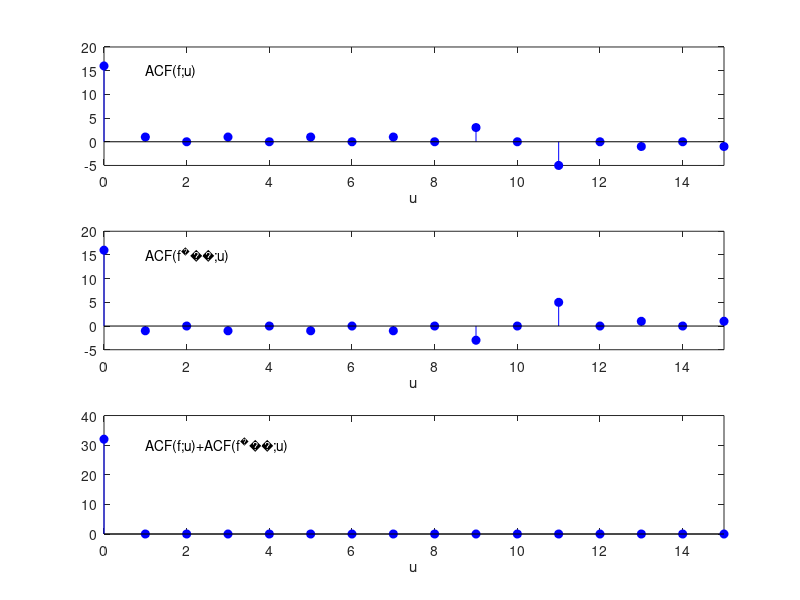

Recreate this plot in MATLAB.
%aperiodic correlation
clc;
clear all;
close all;

x1 = [-1 -1 -1 1 -1 -1 1 -1 -1 -1 -1 1 1 1 -1 1];
x2 = [-1 1 -1 -1 -1 1 1 1 -1 1 -1 -1 1 -1 -1 -1];

length = 16;
u = 0 : 1 : (length - 1);


for t = 1 : length %autocorrelation %delay t
    ans1(t) = 0;
    if t == length
        ans1(t) = length;
    end    
    for i = 1 : (length - t)
        ans1(t) = ans1(t) + x1(i) * x1(i + t);
    end
end

for t = 1 : length %autocorrelation %delay t
    ans2(t) = 0;
    if t == length
        ans2(t) = length;
    end    
    for i = 1 : (length - t)
        ans2(t) = ans2(t) + x2(i) * x2(i + t);
    end
end

for t = 1 : length %autocorrelation %delay t
    ans(t) = 0;
    ans1(t) = 0;
    ans2(t) = 0;
    if t == length
        ans1(t) = length;
        ans2(t) = length;
        ans(t) = ans1(t) + ans2(t);
    end    
    for i = 1 : (length - t)
        ans1(t) = ans1(t) + x1(i) * x1(i + t);
        ans2(t) = ans2(t) + x2(i) * x2(i + t);
        ans(t) = ans1(t) + ans2(t);
    end
end


ans1 = circshift(ans1 , 1);
ans2 = circshift(ans2 , 1);
ans = circshift(ans , 1);

subplot(3,1,1);
stem(u , ans1 , '-ob' , 'filled');
txt = 'ACF(f;u)';
text(1 , 15 , txt); 
yticks([-5 : 5 : 20]);
axis([0 15 -5 20]);
xlabel('u');

subplot(3,1,2);
stem(u , ans2 , '-ob' , 'filled');
txt = 'ACF(f^，;u)';
text(1 , 15 , txt); 
yticks([-5 : 5 : 20]);
axis([0 15 -5 20]);
xlabel('u');

subplot(3,1,3);
stem(u , ans , '-ob' , 'filled');
txt = 'ACF(f;u)+ACF(f^，;u)';
text(1 , 30 , txt); 
yticks([0 : 10 : 40]);
axis([0 15 0 40]);
xlabel('u');